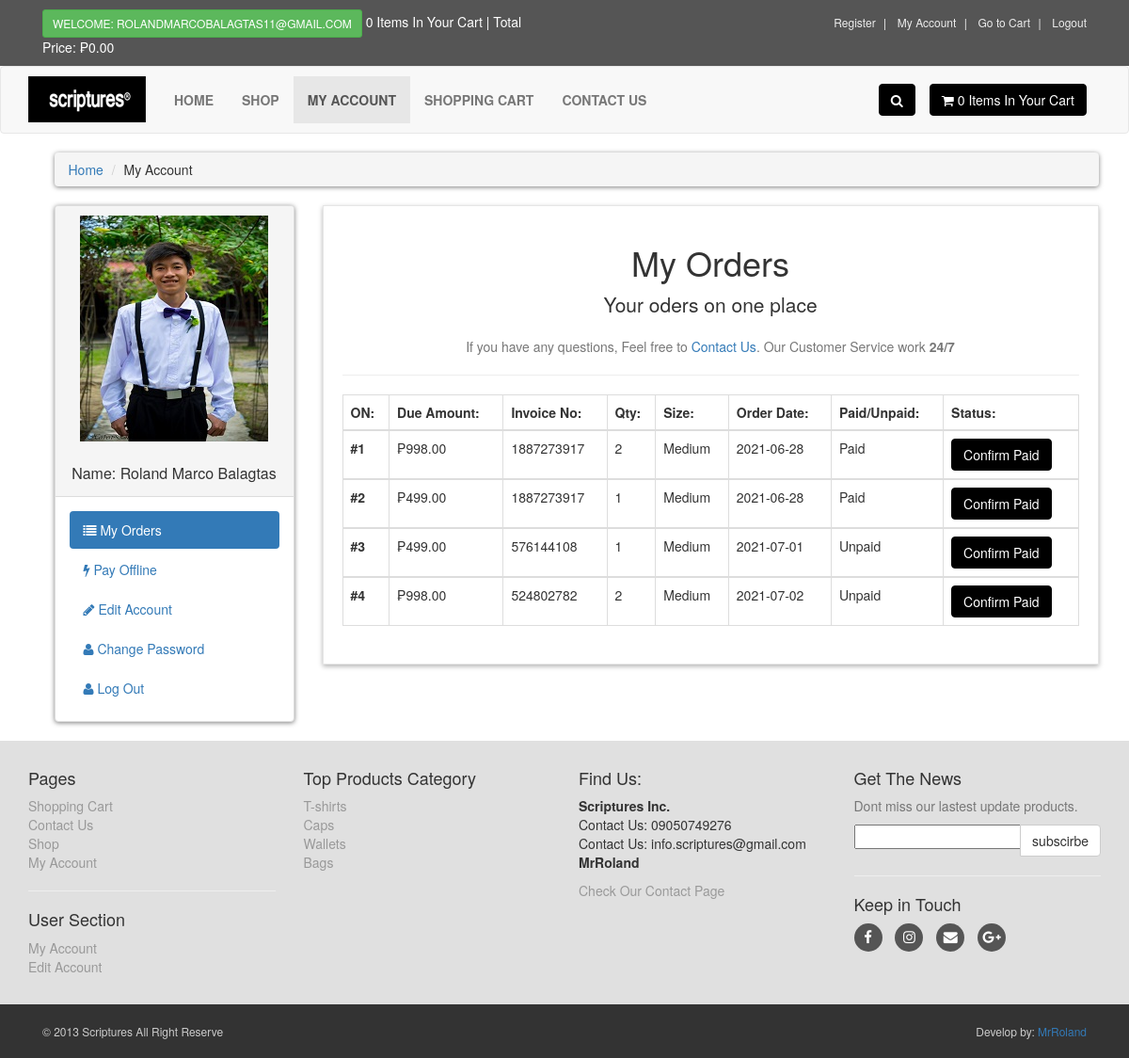
The app's page /customer/my_account.php?my_orders (signed in) with its own data.
### tables this page shows
CREATE TABLE `customers` (
  `customer_id` int(10) NOT NULL,
  `customer_name` varchar(255) NOT NULL,
  `customer_email` varchar(255) NOT NULL,
  `customer_pass` varchar(255) NOT NULL,
  `customer_city` text NOT NULL,
  `customer_contact` varchar(255) NOT NULL,
  `customer_address` text NOT NULL,
  `customer_image` text NOT NULL,
  `customer_ip` varchar(100) NOT NULL
);

CREATE TABLE `customer_orders` (
  `order_id` int(10) NOT NULL,
  `customer_id` int(10) NOT NULL,
  `due_amount` int(100) NOT NULL,
  `invoice_no` int(100) NOT NULL,
  `qty` int(10) NOT NULL,
  `size` text NOT NULL,
  `order_date` date NOT NULL,
  `order_status` text NOT NULL
);

### customer/my_orders.php (the view)
<center>
	<h1>My Orders</h1>
	<p class="lead">Your oders on one place</p>
	<p class="text-muted">
		If you have any questions, Feel free to <a href="../contact.php">Contact Us</a>. Our Customer Service work <strong>24/7</strong>
	</p>
</center>
<hr>
<div class="table-responsive">
	<table class="table table-bordered table-hover">
		<thead>
			<tr>
				<th> ON: </th>
				<th> Due Amount: </th>
				<th> Invoice No: </th>
				<th> Qty: </th>
				<th> Size: </th>
				<th> Order Date: </th>
				<th> Paid/Unpaid: </th>
				<th> Status: </th>
			</tr>
		</thead>
		<tbody>
			<?php
			$customer_session = $_SESSION['customer_email'];
			$get_customer = "select * from customers where customer_email='$customer_session'";
			$run_customer = mysqli_query($con,$get_customer);
			$row_customer = mysqli_fetch_array($run_customer);
			$customer_id = $row_customer['customer_id'];
			$get_orders = "select * from customer_orders where customer_id='$customer_id'";
			$run_orders = mysqli_query($con,$get_orders);
			$i = 0;
			while($row_orders = mysqli_fetch_array($run_orders)){
				$order_id = $row_orders['order_id'];
				$due_amount = $row_orders['due_amount'];
				$invoice_no = $row_orders['invoice_no'];
				$qty = $row_orders['qty'];
				$size = $row_orders['size'];
				$order_date = substr($row_orders['order_date'],0,11);
				$order_status = $row_orders['order_status'];
				$i++;
				if ($order_status=='Pending') {
					$order_status = 'Unpaid';
				}else{
					$order_status = 'Paid';
				}
			?>
			<tr>
				<th> #<?php echo $i; ?> </th>
				<td> ₱<?php echo $due_amount; ?>.00 </td>
				<td> <?php echo $invoice_no; ?> </td>
				<td> <?php echo $qty; ?> </td>
				<td> <?php echo $size; ?> </td>
				<td> <?php echo $order_date; ?> </td>
				<td> <?php echo $order_status; ?> </td>
				<td>
					<a href="confirm.php?order_id=<?php echo $order_id; ?>" target ="_blank" class="btn btn-primary">Confirm Paid</a>
				</td>
			</tr>
		</tbody>
		<?php
			}
		?>
	</table>
</div>

### customer/my_account.php (shortened to what this page needs)
<?php
	if (!isset($_SESSION['customer_email'])) {
		echo "<script>window.open('../checkout.php','_self')</script>";
	}else{
	include("includes/db.php");
	include("functions/function.php");
 ?>
<!DOCTYPE html>
<html>
<head>
	<link rel="stylesheet" href="design.css">
	<link rel="stylesheet" href="styles/bootstrap-337.min.css">
	<link rel="stylesheet" href="font-awsome/css/font-awesome.min.css">
</head>
<body>
	<div id ="top">
		<div class="container">
			<div class ="col-md-6 offer">
				<a href ="#" class = "btn btn-success btn-sm">
					<?php
						if (!isset($_SESSION['customer_email'])) {
							echo "Welcome: Guest";
						}else{
							echo"Welcome: " .$_SESSION['customer_email'] ."";
						}
					 ?>
				</a>
				<a href="checkout.php"> <?php items(); ?> Items In Your Cart | Total Price: <?php total_price(); ?>.00</a>
			</div>
			<div class = "col-md-6">
				<ul class="menu">
					<li>
						<a href= "../customer_register.php">Register</a>
					</li>
					<li>
						<a href= "../customer/my_account.php">My Account</a>
					</li>
					<li>
						<a href= "../cart.php">Go to Cart</a>
					</li>
					<li>
						<a href= "../checkout.php">
							<?php
							if (!isset($_SESSION['customer_email'])) {
								echo "<a href='../checkout.php'> Login </a>";
							}else{
								echo"<a href='../logout.php'> Logout </a>";
							}
							?>
						</a>
					</li>
				</ul>
			</div>
		</div>
	</div>
	<div id = "navbar" class="navbar navbar-default">
		<div class="container">
			<div class="navbar-header">
				<a href = "index.php" class="navbar-brand home">
					<img src="images/scriplogo.png" alt="Scriptures" class="hidden-xs">
</a>
		</div>
		<div class="navbar-collapse collapse" id="navigation">
			<div class="padding-nav">
				<ul class="nav navbar-nav left">
					<li>
						<a href = "../index.php">Home</a>
					</li>
					<li>
						<a href = "../shop.php">Shop</a>
					</li>
					<li class="active">
						<?php
							if (!isset($_SESSION['customer_email'])) {
								echo "<a href='checkout.php'>My Account</a>";
							}else{
								echo "<a href='customer/my_account.php'>My Account</a>";
							}
						 ?>
					</li>
					<li>
						<a href = "../cart.php">Shopping Cart</a>
					</li>
					<li>
						<a href = "../contact.php">Contact Us</a>
					</li>
				</ul>
			</div>
			<a href ="../cart.php" class="btn navbar-btn btn-primary right">
				<i class="fa fa-shopping-cart"></i>
				<span><?php items(); ?> Items In Your Cart</span>
			</a>
			<div class = "navbar-collapse collapse right">
				<button class="btn btn-primary navbar-btn" type="button" data-toggle="collapse" data-target="#search">
					<i class= "fa fa-search"></i>
				</button>
			</div>
		</div>
		</div>
	</div>
	<div id="content">
		<div class = "container">
			<div class = "col-md-12">
				<ul class="breadcrumb">
					<li>
						<a href="index.php">Home</a>
					</li>
					<li>My Account</li>
				</ul>
			</div>
			<div class="col-md-3">
				<div class="panel panel-default sidebar-menu">
			<div class="panel-heading">
				<?php
				$customer_session = $_SESSION['customer_email'];
				$get_customer = "select * from customers where customer_email='$customer_session'";
				$run_customer = mysqli_query($con,$get_customer);
				$row_customer = mysqli_fetch_array($run_customer);
				$customer_image = $row_customer['customer_image'];
				$customer_name = $row_customer['customer_name'];
				if (!isset($_SESSION['customer_email'])) {
				}else{
					echo "
						<center>
							<img src='customer_images/$customer_image' class='img-responsive'>
						</center>
						<br/>
						<h3 class='panel-title' align='center'>
							Name: $customer_name
						</h3>
					";
				}
				?>
		</div>
	 <div class="panel-body">
	 	<ul class="nav-pills nav-stacked nav">
	 		 		<li class="<?php if(isset($_GET['my_orders'])){echo"active";}?>">
	 		 		<a href="my_account.php?my_orders">
	 		 			<i class="fa fa-list"></i> My Orders
	 		 		</a>
	 		 	</li>
	 		 		<li class="<?php if(isset($_GET['pay_offline'])){echo"active";}?>">
	 		 		<a href="my_account.php?pay_offline">
	 		 			<i class="fa fa-bolt"></i> Pay Offline
	 		 		</a>
	 		 	</li>
	 		 	<li class="<?php if(isset($_GET['edit_account'])){echo"active";}?>">
	 		 		<a href="my_account.php?edit_account">
	 		 			<i class="fa fa-pencil"></i> Edit Account
	 		 		</a>
	 		 	</li>
	 		 	<li class="<?php if(isset($_GET['change_pass'])){echo"active";}?>">
	 		 		<a href="my_account.php?change_pass">
	 		 			<i class="fa fa-user"></i> Change Password
	 		 		</a>
	 		 	</li>
	 		 	<li >
	 		 		<a href="logout.php">
	 		 			<i class="fa fa-user"></i> Log Out
	 		 		</a>
	 		 	</li>
	 	</ul>
	 </div>
</div>
			</div>
			<div class="col-md-9">
				<div class="box">
					<?php
						if(isset($_GET['my_orders'])){
							include("my_orders.php");
						}
					?>
				</div>
			</div>
		</div>
	</div>
	<?php
		include("includes/footer.php");
	?>
</body>
</html>
<?php
	}
?>

### customer/design.css (style rules this page uses)
body { font-size: 14px; line-height: 1.42857143; color: #333333; overflow-x: hidden; }
#top { background: #555555; padding: 10px 0; }
#top .offer { color: #ffffff; }
#top .offer .btn { text-transform: uppercase; }
#top a { color: #ffffff; }
#top ul.menu { padding-top: 5px; margin: 0px; text-align: right; font-size: 12px; list-style: none; }
#top ul.menu > li { display: inline-block; }
#top ul.menu > li a { color: #eeeeee; }
#top ul.menu > li + li:before { content: "|\00a0"; color: #f7f7f7; padding: 0 5px; }
.navbar { background: #ffffff; }
.navbar-collapse .right { float: right; }
.navbar ul.nav > li > a { text-transform: uppercase; font-weight: bold; font-size: 14px; }
.padding-nav { padding-top: 10px; }
.breadcrumb { padding: 8px 15px; margin-bottom: 20px; background: #ffffff; border-radius: 5px; box-shadow: 0px 1px 5px rgba(0, 0, 0, .5); }
.breadcrumb> li + li:before { content: ">\00a0"; color: #cccccc; }
#content .panel.sidebar-menu { box-sizing: border-box; box-shadow: 0px 1px 5px rgba(0, 0, 0, 0.5); }
#content .panel.sidebar-menu h3 { padding: 5px 0px; margin: 0px; }
.navbar-brand { float: left; padding: 10px 15px; font-size: 18px; line-height: 20px; height: 70px; }
.btn-primary { color: rgb(255,255, 255); background: rgb(79,191, 168); border-color: rgb(65,179, 156); }
.box { background: #ffffff; margin: 0 0 30px; border: solid 1px #e6e6e6; box-sizing: border-box; padding: 20px; box-shadow: 0px 2px 5px rgba(0,0,0, .3); }
#content { padding-left: 25px; }

### customer/my_account.php (style rules this page uses)
.navbar-brand { float: left; padding: 10px 15px; font-size: 18px; line-height: 20px; height: 70px; }
.btn-primary { color: rgb(255,255, 255); background: rgb(00,00, 00); border-color: rgb(00,00, 00) }
.box { background: #ffffff; margin: 0 0 30px; border: solid 1px #e6e6e6; box-sizing: border-box; padding: 20px; box-shadow: 0px 2px 5px rgba(0,0,0, .3); }
#content { padding-left: 25px; }

### records on screen
customers: customer_image (picture), customer_name "Roland Marco Balagtas"
customer_orders: due_amount "998", invoice_no "1887273917", qty "2", size "Medium", order_date "2021-06-28", order_status "Paid"
customer_orders: due_amount "499", invoice_no "1887273917", qty "1", size "Medium", order_date "2021-06-28", order_status "Paid"
customer_orders: due_amount "499", invoice_no "576144108", qty "1", size "Medium", order_date "2021-07-01", order_status "Unpaid"
customer_orders: due_amount "998", invoice_no "524802782", qty "2", size "Medium", order_date "2021-07-02", order_status "Unpaid"

### other values on screen
$_SESSION['customer_email'] "ROLANDMARCOBALAGTAS11@GMAIL.COM"
$count_items "0 0"
$total "0"
